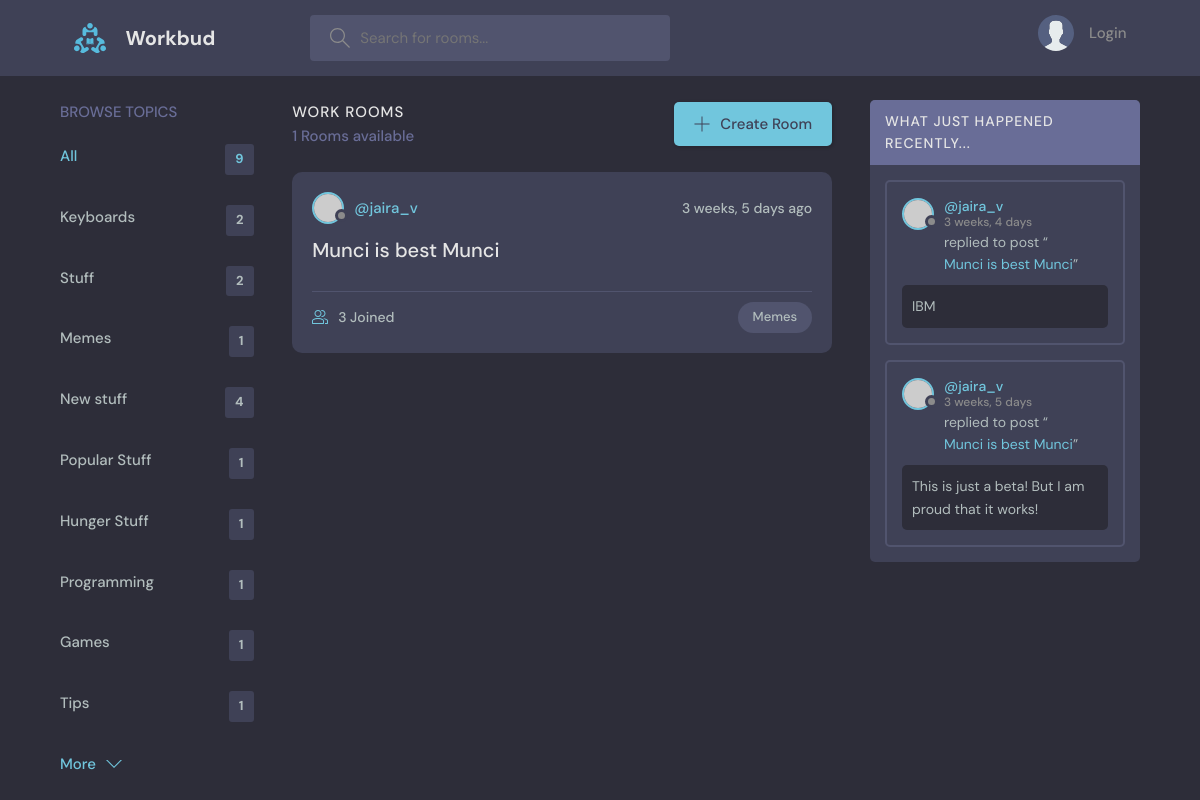
/?q=Memes, run on the app's committed database.
### base/models.py (models this page shows, shortened)
class Topic(models.Model):
    name = models.CharField(max_length=200)

class Room(models.Model):
    host = models.ForeignKey(User, on_delete=models.SET_NULL, null=True)
    topic = models.ForeignKey(Topic, on_delete=models.SET_NULL, null=True)
    name = models.CharField(max_length=200)
    description = models.TextField(null=True, blank=True)
    participants = models.ManyToManyField(User, related_name='participants', blank=True)
    updated = models.DateTimeField(auto_now=True)
    created = models.DateTimeField(auto_now_add=True)
    class Meta:
        ordering = ['-updated', '-created']
    def __str__(self):
        return self.name

class Message(models.Model):
    user = models.ForeignKey(User, on_delete=models.CASCADE)
    room = models.ForeignKey(Room, on_delete=models.CASCADE)
    body = models.TextField()
    updated = models.DateTimeField(auto_now=True)
    created = models.DateTimeField(auto_now_add=True)
    class Meta:
        ordering = ['-updated', '-created']

### base/views.py (the view)
# urls.py: path('', views.home, name="home"),
def home(request):
    q = request.GET.get('q') if request.GET.get('q') != None else ''
    rooms = Room.objects.filter(
        Q(topic__name__icontains=q) |
        Q(name__icontains=q) |
        Q(description__icontains=q)
    )
    topics = Topic.objects.all()
    room_count = rooms.count()
    room_messages = Message.objects.filter(Q(room__topic__name__icontains=q))
    context = {'rooms':rooms, 'topics':topics,
        'room_count':room_count, 'room_messages':room_messages}
    return render(request, 'base/home.html', context)

### base/templates/base/home.html (shortened to what this page needs)
{% extends 'main.html' %}
{% block content %}
<main class="layout layout--3">
  <div class="container">
    {% include 'base/topics_component.html' %}
    <div class="roomList">
      <div class="roomList__header">
        <div>
          <h2>Work Rooms</h2>
          <p>{{room_count}} Rooms available</p>
        </div>
        <a class="btn btn--main" href="{% url 'create-room' %}">
          <svg version="1.1" xmlns="http://www.w3.org/2000/svg" width="32" height="32" viewBox="0 0 32 32">
            <title>add</title>
            <path
              d="M16.943 0.943h-1.885v14.115h-14.115v1.885h14.115v14.115h1.885v-14.115h14.115v-1.885h-14.115v-14.115z"
            ></path>
          </svg>
          Create Room
        </a>
      </div>
      {% include 'base/feed_component.html' %}
    </div>
    {% include 'base/activity_component.html' %}
  </div>
</main>
{% endblock %}

### base/templates/base/topics_component.html
<div class="topics">
    <div class="topics__header">
      <h2>Browse Topics</h2>
    </div>
    <ul class="topics__list">
      <li>
        <a href="{% url 'home' %}" class="active">All <span>{{topics.count}}</span></a>
      </li>
      {% for topic in topics %}
      <li>
        <a href="{% url 'home' %}?q={{topic.name}}">{{topic.name}} <span>{{topic.room_set.all.count}}</span></a>
      </li>
      {% endfor %}
    </ul>
    <a class="btn btn--link" href="topics.html">
      More
      <svg version="1.1" xmlns="http://www.w3.org/2000/svg" width="32" height="32" viewBox="0 0 32 32">
        <title>chevron-down</title>
        <path d="M16 21l-13-13h-3l16 16 16-16h-3l-13 13z"></path>
      </svg>
    </a>
  </div>

### base/templates/base/feed_component.html (shortened to what this page needs)
{% for room in rooms %}
<div class="roomListRoom">
    <div class="roomListRoom__header">
      <a href="{% url 'user-profile' room.host.id %}" class="roomListRoom__author">
        <div class="avatar avatar--small">
          <img src="https://randomuser.me/api/portraits/women/11.jpg" />
        </div>
        <span>@{{room.host.username}}</span>
      </a>
      <div class="roomListRoom__actions">
        <span>{{room.created|timesince}} ago</span>
      </div>
    </div>
    <div class="roomListRoom__content">
      <a href="{% url 'room' room.id %}">{{room.name}}</a>
    </div>
    <div class="roomListRoom__meta">
      <a href="{% url 'room' room.id %}" class="roomListRoom__joined">
        {{room.participants.all.count}} Joined
      </a>
      <p class="roomListRoom__topic">{{room.topic.name}}</p>
    </div>
  </div>
{% endfor %}

### base/templates/base/activity_component.html (shortened to what this page needs)
<div class="activities">
    <div class="activities__header">
      <h2>What just happened recently...</h2>
    </div>
    {% for message in room_messages %}
    <div class="activities__box">
      <div class="activities__boxHeader roomListRoom__header">
        <a href="{% url 'user-profile' message.user.id %}" class="roomListRoom__author">
          <div class="avatar avatar--small">
            <img src="https://randomuser.me/api/portraits/women/11.jpg" />
          </div>
          <p>
            @{{message.user}}
            <span>{{message.created|timesince}}</span>
          </p>
        </a>
      </div>
      <div class="activities__boxContent">
        <p>replied to post “<a href="{% url 'room' message.room.id %}">{{message.room}}</a>”</p>
        <div class="activities__boxRoomContent">
          {{message.body}}
        </div>
      </div>
    </div>
    {% endfor %}
  </div>

### data on the page
Topic: name "Keyboards", room_set.all.count "2"
Topic: name "Stuff", room_set.all.count "2"
Topic: name "Memes", room_set.all.count "1"
Topic: name "New stuff", room_set.all.count "4"
Topic: name "Popular Stuff", room_set.all.count "1"
Topic: name "Hunger Stuff", room_set.all.count "1"
Topic: name "Programming", room_set.all.count "1"
Topic: name "Games", room_set.all.count "1"
Topic: name "Tips", room_set.all.count "1"
Room: host.username "jaira_v", created "3 weeks, 5 days", name "Munci is best Munci", participants.all.count "3", topic.name "Memes"
Message: user "jaira_v", created "3 weeks, 4 days", room "Munci is best Munci", body "IBM"
Message: user "jaira_v", created "3 weeks, 5 days", room "Munci is best Munci", body "This is just a beta! But I am proud that it works!"

### other printed values
{{ topics.count }} "9"
{{ room_count }} "1"
